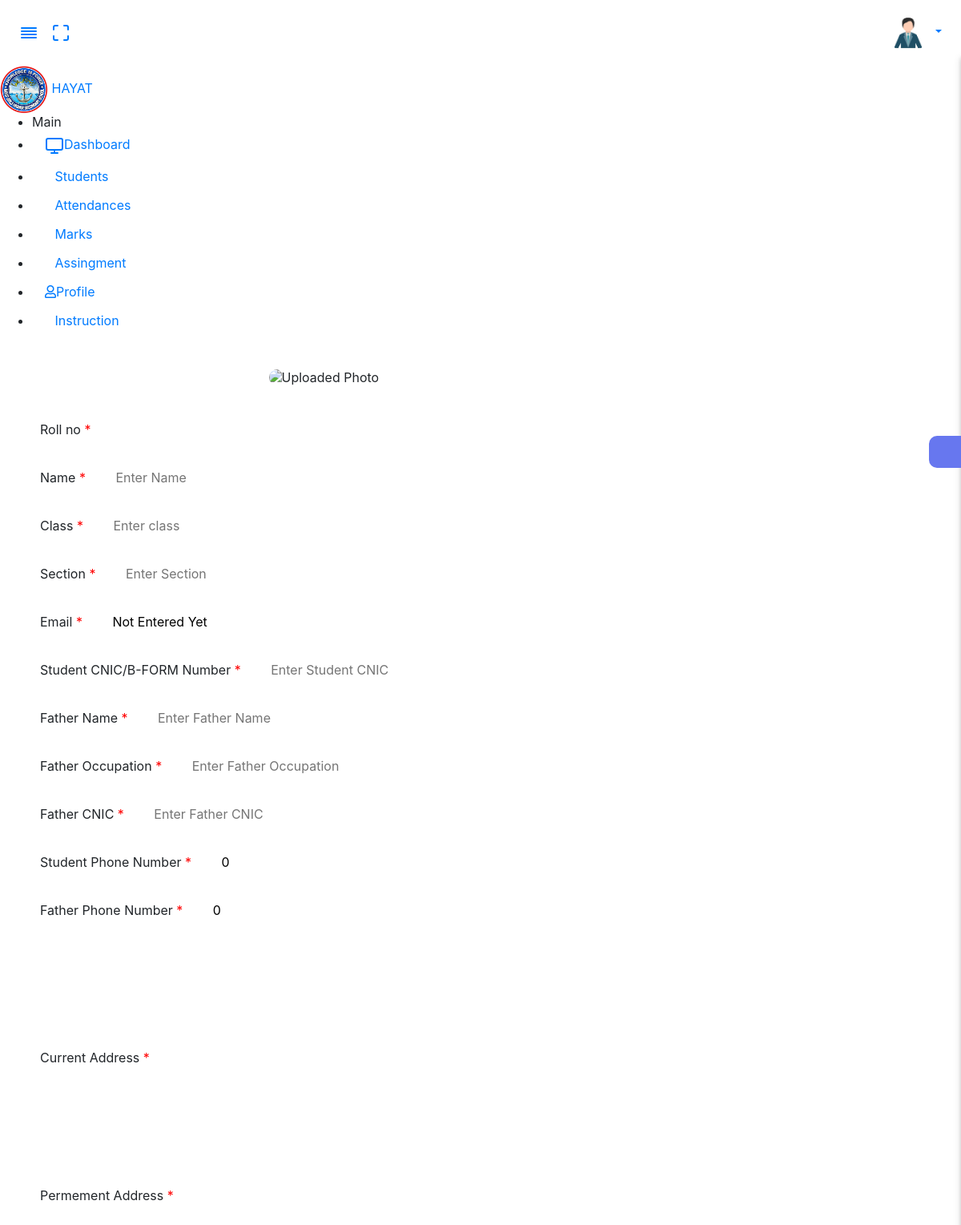
Screenshot of /temp/st_pro.php (signed in) with the database file from the repository.
### tables this page shows
CREATE TABLE `students` (
  `roll_no` varchar(255) NOT NULL COMMENT 'Roll Number of student',
  `name` varchar(50) NOT NULL DEFAULT 'Not Entered Yet',
  `class` varchar(10) NOT NULL,
  `section` varchar(20) NOT NULL,
  `email` varchar(80) NOT NULL DEFAULT 'Not Entered Yet',
  `st_cnic` varchar(30) NOT NULL,
  `st_phone` int(15) NOT NULL,
  `father_phone` int(15) NOT NULL,
  `username` varchar(20) NOT NULL,
  `password` varchar(30) NOT NULL,
  `address` varchar(100) NOT NULL,
  `p_address` varchar(255) NOT NULL COMMENT 'Permeant Address',
  `father_name` varchar(50) NOT NULL,
  `father_cnic` varchar(30) NOT NULL,
  `father_occupation` varchar(30) NOT NULL,
  `acc_approval` int(2) NOT NULL DEFAULT '0',
  `user_image` varchar(255) NOT NULL DEFAULT '0',
  `online_status` bit(1) NOT NULL DEFAULT b'0',
  `profile_lock` int(2) NOT NULL,
  `addedby` text NOT NULL
);

### temp/st_pro.php (the view, shortened to what this page needs)
<?php
include '../connection/config.php';
$tid = $_SESSION["t_id"];
$sid = $_GET['s'];
$sql = "SELECT * FROM `students` where roll_no = '$sid'";
$result = mysqli_query($conn,$sql);
while($row = mysqli_fetch_assoc($result)){
  $roll_no = $row['roll_no'];
  $name = $row['name'];
  $class =  $row['class'];
  $sec =  $row['section'];
  $email = $row['email'];
  $st_cnic =  $row['st_cnic'];
  $fname =  $row['father_name'];
  $st_f_occ =  $row['father_occupation'];
  $father_cnic =  $row['father_cnic'];
  $st_phone =  $row['st_phone'];
  $father_phone =  $row['father_phone'];
  $address =  $row['address'];
  $paddress =  $row['p_address'];
  $paddress =  $row['p_address'];
  $user_image =  $row['user_image'];
}
$sql_img = "select user_image from `teachers` where t_id ='$tid' and user_image = '0'";
$conn_img = mysqli_query($conn,$sql_img);
$p_img= mysqli_num_rows($conn_img);
?>
<!DOCTYPE html>
<html lang="en">
<head>
  <link rel="stylesheet" href="assets/css/app.min.css">
  <link rel="stylesheet" href="assets/css/style.css">
  <link rel="stylesheet" href="assets/css/components.css">
  <link rel="stylesheet" href="assets/css/custom.css">
</head>
<body>
  <div id="app">
    <div class="main-wrapper main-wrapper-1">
      <nav class="navbar navbar-expand-lg main-navbar sticky">
        <div class="form-inline mr-auto">
          <ul class="navbar-nav mr-3">
            <li><a href="#" data-toggle="sidebar" class="nav-link nav-link-lg
									collapse-btn"> <i data-feather="align-justify"></i></a></li>
            <li><a href="#" class="nav-link nav-link-lg fullscreen-btn">
                <i data-feather="maximize"></i>
              </a></li>
          </ul>
        </div>
        <ul class="navbar-nav navbar-right">
          <li class="dropdown"><a href="#" data-toggle="dropdown"
              class="nav-link dropdown-toggle nav-link-lg nav-link-user">
<?php
    if($p_img == 1){
      echo  "<img id='profileImage' src='assets/img/admin.png' alt='Please Uploaded Photo'>";
}else{
   echo  "<img id='profileImage' src='$uimg' class='user-img-radious-style' alt='Uploaded Photo'>";
}
?>
      <span class="d-sm-none d-lg-inline-block"></span></a>
          </li>
        </ul>
      </nav>
      <div class="main-sidebar sidebar-style-2">
        <aside id="sidebar-wrapper">
          <div class="sidebar-brand">
            <a href="profile.php"> <img alt="image" src="../assets/images/logo.jpg" id="logo_header" class="header-logo" /> <span
                class="logo-name">HAYAT</span>
            </a>
          </div>
          <ul class="sidebar-menu">
            <li class="menu-header">Main</li>
            <li class="dropdown">
              <a href="dashboard.php" class="nav-link"><i data-feather="monitor"></i><span>Dashboard</span></a>
            </li>
            <li class="dropdown">
              <a href="select_s.php" class="nav-link"><i class="fas fa-user-graduate"></i><span>Students</span></a>
            </li>
            <li class="dropdown">
              <a href="pre_att.php" class="nav-link"><i class="fa fa-tasks" aria-hidden="true"></i><span>Attendances</span></a>
            </li>
            <li class="dropdown">
              <a href="marks.php" class="nav-link"><i class="fas fa-book-open"></i><span>Marks</span></a>
            </li>
            <li class="dropdown">
              <a href="assingment.php" class="nav-link"><i class="fas fa-shapes"></i><span>Assingment</span></a>
            </li>
            <li class="dropdown">
              <a href="profile.php" class="nav-link"><i class="far fa-user"></i><span>Profile</span></a>
            </li>
            <li class="dropdown">
              <a href="instruction.php" class="nav-link"><i class="fas fa-book-open"></i><span>Instruction</span></a>
            </li>
          </ul>
        </aside>
      </div>
      <div class="main-content">
        <section class="section">
          <div class="section-body">
    <div class="info">
    <div class="profile_pic">
<?php
   echo  "<img src='$user_image' id='profile_image' alt='Uploaded Photo'>";
?>
</div>
<div class="info">
    <label>
    Roll no
    <span id="req">*</span>
    </label>
    <input type="text" id="" class="data_st" value=" <?php echo $roll_no;?>" placeholder="Enter Roll NO" readonly> <br>
    <label>
    Name
    <span id="req">*</span>
    </label>
    <input type="text" id="" class="data_st" value="<?php echo $name;?>" placeholder="Enter Name" readonly> <br>
    <label>
    Class
    <span id="req">*</span>
    </label>
    <input type="text" id="" class="data_st" value="<?php echo $class;?>" placeholder="Enter class" readonly> <br>
    <label>
    Section
    <span id="req">*</span>
    </label>
    <input type="text" id="" class="data_st" value="<?php echo $sec;?>" placeholder="Enter Section" readonly> <br>
    <label>
    Email
    <span id="req">*</span>
    </label>
    <input type="text" id="" class="data_st" value="<?php echo $email;?>" placeholder="Enter Email"> <br>
    <label>
    Student CNIC/B-FORM Number
    <span id="req">*</span>
    </label>
    <input type="text" id="" class="data_st" value="<?php echo $st_cnic;?>" placeholder="Enter Student CNIC"> <br>
    <label>
    Father Name
    <span id="req">*</span>
    </label>
    <input type="text" id="" class="data_st" value="<?php echo $fname;?>" placeholder="Enter Father Name"> <br>
    <label>
    Father Occupation
    <span id="req">*</span>
    </label>
    <input type="text" id="" class="data_st" value="<?php echo $st_f_occ;?>" placeholder="Enter Father Occupation"> <br>
    <label>
    Father CNIC
    <span id="req">*</span>
    </label>
    <input type="text" id="" class="data_st" value="<?php echo $father_cnic;?>" placeholder="Enter Father CNIC"> <br>
    <label>
    Student Phone Number
    <span id="req">*</span>
    </label>
    <input type="text" id="" class="data_st" value="<?php echo $st_phone;?>" placeholder="Enter Student Phone Number"> <br>
    <label>
    Father Phone Number
    <span id="req">*</span>
    </label>
    <input type="text" id="" class="data_st" value="<?php echo $father_phone;?>" placeholder="Enter Father Number"> <br>
    <label>
    Current Address
    <span id="req">*</span>
    </label>
    <textarea id="address" class="data_st" rows="6" cols="50">
    <?php echo $address;?>
    </textarea>
    <br>
    <label>
    Permement Address
    <span id="req">*</span>
    </label>
    <textarea id="address" class="data_st" rows="6" cols="50">
    <?php echo $paddress;?>
    </textarea>
    <br>
    </div>
</div>
<br>
          </div>
        </section>
        <div class="settingSidebar">
          <a href="javascript:void(0)" class="settingPanelToggle"> <i class="fa fa-spin fa-cog"></i>
          </a>
        </div>
      </div>
    </div>
  </div>
</body>
</html>

### assets/css/style.css (style rules this page uses)
body { line-height:normal; padding:0; margin:0; }

### temp/st_pro.php (style rules this page uses)
#logo_header { width: 60px; height: 60px; }
#profileImage { width: 50px; height: 50px; border-radius: 30px; }
#req { color: red; }
.data_st { width: 40%; padding: 12px 20px; margin: 8px 0; margin-left: 13px; border-width:0px; border:none; outline-style: 1px solid #eee; border-radius: 20px; }
.info { width: 100vw; padding: 25px; }
.profile_pic { width: 100vw; padding-left: 27%; }
#profile_image { width: 150px; height: 150px; border-radius: 130px; }

### rows the page displays
students: email "Not Entered Yet", st_phone "0", father_phone "0"
